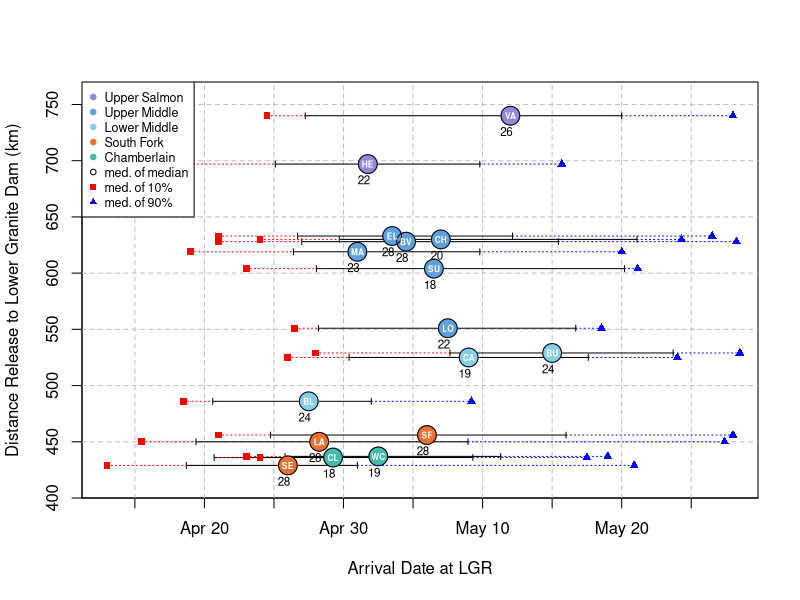

Here is the R script that generated this plot:

# Read LGD arrival stats for each site each year
arriv <- read.csv("granite_arrival_dates.csv", header=T, as.is=TRUE)

# Read site info to get distance to LGD; add info for coloring points
sites <- read.csv("sites.csv", header=T, as.is=TRUE)
colors <- c("#9a86d6", "#60a0dc", "#e97233", "#43bbad", "skyblue", "black")
sites$color.ix <- c(5,5,2,5,2,4,2,1,3,2,2,3,3,2,1,4)


# Put arrival stats in year-by-sites matrices
med.arriv.year.by.site <- matrix(arriv[,4], ncol=16, byrow=T)
q10.arriv.year.by.site <- matrix(arriv[,3], ncol=16, byrow=T)
q90.arriv.year.by.site <- matrix(arriv[,5], ncol=16, byrow=T)
dimnames(med.arriv.year.by.site) <- 
dimnames(q10.arriv.year.by.site) <- 
dimnames(q90.arriv.year.by.site) <- list(1993:2023, arriv[1:16,1])

id <- arriv[1:16,1]    # for distance lookup below

# Calculate stats needed for plotting and put them in a data.frame
arriv.by.site.dat <- data.frame(
  site_id = id,                                                            # site_id labels points in plot
  distance = sites$Dist[match(id, sites$Site_ID)],                         # lookup distance in sites info
  color.ix = sites$color.ix[match(id, sites$Site_ID)],                     # lookup color in sites info
  n.years = apply(!is.na(med.arriv.year.by.site),2,sum),                   # number of years for each site
  med.of.med = apply(med.arriv.year.by.site,2,median,na.rm=T),             # median of n.years median arrival
  med.of.q10 = apply(q10.arriv.year.by.site,2,median,na.rm=T),             # median of n.years 10%ile arrival
  med.of.q90 = apply(q90.arriv.year.by.site,2,median,na.rm=T),             # median of n.years 90%ile arrival
  q10.of.med = apply(med.arriv.year.by.site,2,quantile,probs=0.1,na.rm=T), # 10%ile of n.years median arrival
  q90.of.med = apply(med.arriv.year.by.site,2,quantile,probs=0.9,na.rm=T)) # 90%ile of n.years median arrival


# Draw frame for plot elements 
plot(x=arriv.by.site.dat$med.of.med, y=arriv.by.site.dat$distance, xlim=c(103,148), ylim=c(400,770),
         type="n", xaxt="n", yaxt="n", yaxs="i",
         xlab="Arrival Date at LGR",ylab="Distance Release to Lower Granite Dam (km)")

# Add axis labels
xticks <- c(95,100,105,110,115,120,125,130,135,140,145,150,156,161)
axis(1, at=xticks,
        labels=c("", "Apr 10", "", "Apr 20", "", "Apr 30", "", "May 10", "", "May 20", "", "May 30", "", "Jun 10"))  
axis(2, at=seq(400,750,50), labels=seq(400,750,50))

# Dashed vertical grid lines
abline(v=xticks, lty=2, col="gray75")
# Dashed horizontal grid lines
abline(h=seq(450,750,50), lty=2, col="gray75")

# Add black arrows between 10%ile and 90%ile of median arrival (before points so that points don't get overwritten)
arrows(x0=arriv.by.site.dat$q10.of.med, y0=arriv.by.site.dat$distance, 
       x1=arriv.by.site.dat$q90.of.med, y1=arriv.by.site.dat$distance, code=3, angle=90, length=0.03)

# Add points for site medians
points(arriv.by.site.dat$med.of.med, arriv.by.site.dat$distance, pch=19, cex=2.5, col=colors[arriv.by.site.dat$color.ix])
points(arriv.by.site.dat$med.of.med, arriv.by.site.dat$distance, pch=1, cex=2.5)
text(x=arriv.by.site.dat$med.of.med, y=arriv.by.site.dat$distance, labels=arriv.by.site.dat$site_id, col="white", cex=.5, font=2)

# Add labels for number of years for each site
text(labels=arriv.by.site.dat$n.years, x=arriv.by.site.dat$med.of.med-0.3, y=arriv.by.site.dat$distance-14, cex=0.7)


# Add red points and lines to extend to the median of the 10%ile arrival
points(arriv.by.site.dat$med.of.q10, y=arriv.by.site.dat$distance, pch= 15, col="red", cex=0.9)
arrows(x0=arriv.by.site.dat$med.of.q10, y0=arriv.by.site.dat$distance, 
       x1=arriv.by.site.dat$q10.of.med, y1=arriv.by.site.dat$distance, code=3, angle=90, length=0, col="red", lty=3)

# Add blue points and lines to extend to the median of the 90%ile arrival
points(arriv.by.site.dat$med.of.q90, y=arriv.by.site.dat$distance, pch= 17, col="blue", cex=0.9)
arrows(x0=arriv.by.site.dat$q90.of.med, y0=arriv.by.site.dat$distance, 
       x1=arriv.by.site.dat$med.of.q90, y1=arriv.by.site.dat$distance, code=3, angle=90, length=0, col="blue", lty=3)


legend("topleft", legend = c("Upper Salmon", "Upper Middle", "Lower Middle", "South Fork", "Chamberlain", "med. of median", "med. of 10%", "med. of 90%"), 
          pch = c(rep(19,5),1,15,17), col = c(colors[c(1,2,5,3,4)],"black","red","blue"), bg="white", cex=0.75)




  
  
